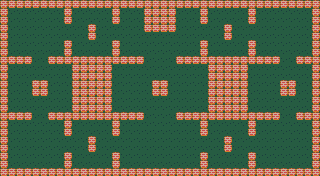

Below is a game level as drawn by its tile map, then a one-line description and the .tmx that defines it (tile-layer data replaced by summaries):
An orthogonal 40x22 tile map with 8x8 px tiles, 2 tile layers (floor, walls) and 56 objects (44x wall, 10x fruit, player, stageGate).

<map version="1.2" tiledversion="1.2.4" orientation="orthogonal" renderorder="right-down" width="40" height="22" tilewidth="8" tileheight="8" infinite="0" backgroundcolor="#101010" nextlayerid="7" nextobjectid="67">
 <properties>
  <property name="x" type="int" value="6" />
  <property name="y" type="int" value="1" />
  <property name="z" type="int" value="1" />
 </properties>
 <tileset firstgid="1" source="cpillarTiles.tsx" />
 <layer id="3" name="floor" width="40" height="22">
  <data>[880 cells, 880 non-empty, 1 distinct tile ids]</data>
 </layer>
 <layer id="1" name="walls" width="40" height="22">
  <data>[880 cells, 304 non-empty, 1 distinct tile ids]</data>
 </layer>
 <objectgroup id="2" name="Object Layer 1">
  <object id="2" type="wall" x="72" y="56" width="40" height="64" />
  <object id="11" type="wall" x="0" y="0" width="8" height="176" />
  <object id="12" type="wall" x="8" y="168" width="312" height="8" />
  <object id="13" type="wall" x="312" y="0" width="8" height="168" />
  <object id="14" type="wall" x="8" y="0" width="304" height="8" />
  <object id="15" name="PLAYER SPAWN" type="player" x="162" y="140" width="8" height="8" />
  <object id="16" name="Exit" type="stageGate" x="156" y="24" width="8" height="8">
   <properties>
    <property name="x" type="int" value="4" />
    <property name="y" type="int" value="1" />
    <property name="z" type="int" value="1" />
   </properties>
  </object>
  <object id="17" name="fruit" type="fruit" x="36" y="146" width="8" height="8">
   <properties>
    <property name="fruitType" type="int" value="7" />
   </properties>
  </object>
  <object id="19" name="fruit" type="fruit" x="36" y="34" width="8" height="8">
   <properties>
    <property name="fruitType" type="int" value="6" />
   </properties>
  </object>
  <object id="20" name="fruit" type="fruit" x="260" y="86" width="8" height="8">
   <properties>
    <property name="fruitType" type="int" value="8" />
   </properties>
  </object>
  <object id="21" type="wall" x="208" y="56" width="40" height="64" />
  <object id="22" type="wall" x="152" y="80" width="16" height="16" />
  <object id="23" type="wall" x="112" y="40" width="8" height="24" />
  <object id="24" type="wall" x="120" y="56" width="24" height="8" />
  <object id="25" type="wall" x="176" y="56" width="32" height="8" />
  <object id="26" type="wall" x="200" y="40" width="8" height="16" />
  <object id="27" type="wall" x="200" y="8" width="8" height="16" />
  <object id="28" type="wall" x="224" y="24" width="8" height="16" />
  <object id="29" type="wall" x="248" y="8" width="8" height="16" />
  <object id="30" type="wall" x="248" y="40" width="8" height="16" />
  <object id="31" type="wall" x="248" y="56" width="32" height="8" />
  <object id="32" type="wall" x="280" y="80" width="16" height="16" />
  <object id="33" type="wall" x="296" y="56" width="16" height="8" />
  <object id="34" type="wall" x="296" y="112" width="16" height="8" />
  <object id="35" type="wall" x="248" y="120" width="8" height="16" />
  <object id="36" type="wall" x="248" y="112" width="32" height="8" />
  <object id="37" type="wall" x="176" y="112" width="32" height="8" />
  <object id="38" type="wall" x="224" y="136" width="8" height="16" />
  <object id="39" type="wall" x="248" y="152" width="8" height="16" />
  <object id="40" type="wall" x="200" y="152" width="8" height="16" />
  <object id="41" type="wall" x="200" y="120" width="8" height="16" />
  <object id="42" type="wall" x="112" y="120" width="8" height="16" />
  <object id="43" type="wall" x="112" y="152" width="8" height="16" />
  <object id="44" type="wall" x="64" y="152" width="8" height="16" />
  <object id="45" type="wall" x="88" y="136" width="8" height="16" />
  <object id="46" type="wall" x="64" y="120" width="8" height="16" />
  <object id="47" type="wall" x="32" y="80" width="16" height="16" />
  <object id="48" type="wall" x="64" y="40" width="8" height="16" />
  <object id="49" type="wall" x="64" y="8" width="8" height="16" />
  <object id="50" type="wall" x="88" y="24" width="8" height="16" />
  <object id="51" type="wall" x="112" y="8" width="8" height="16" />
  <object id="52" type="wall" x="112" y="112" width="32" height="8" />
  <object id="53" type="wall" x="48" y="112" width="24" height="8" />
  <object id="54" type="wall" x="8" y="112" width="24" height="8" />
  <object id="55" type="wall" x="8" y="56" width="24" height="8" />
  <object id="56" type="wall" x="48" y="56" width="24" height="8" />
  <object id="57" type="wall" x="144" y="8" width="32" height="16" />
  <object id="58" type="wall" x="144" y="24" width="8" height="8" />
  <object id="59" type="wall" x="168" y="24" width="8" height="8" />
  <object id="60" name="fruit" type="fruit" x="276" y="22" width="8" height="8">
   <properties>
    <property name="fruitType" type="int" value="9" />
   </properties>
  </object>
  <object id="61" name="fruit" type="fruit" x="284" y="142" width="8" height="8">
   <properties>
    <property name="fruitType" type="int" value="10" />
   </properties>
  </object>
  <object id="62" name="fruit" type="fruit" x="236" y="150" width="8" height="8">
   <properties>
    <property name="fruitType" type="int" value="11" />
   </properties>
  </object>
  <object id="63" name="fruit" type="fruit" x="100" y="158" width="8" height="8">
   <properties>
    <property name="fruitType" type="int" value="12" />
   </properties>
  </object>
  <object id="64" name="fruit" type="fruit" x="100" y="38" width="8" height="8">
   <properties>
    <property name="fruitType" type="int" value="13" />
   </properties>
  </object>
  <object id="65" name="fruit" type="fruit" x="236" y="46" width="8" height="8">
   <properties>
    <property name="fruitType" type="int" value="15" />
   </properties>
  </object>
  <object id="66" name="fruit" type="fruit" x="156" y="54" width="8" height="8">
   <properties>
    <property name="fruitType" type="int" value="14" />
   </properties>
  </object>
 </objectgroup>
</map>
